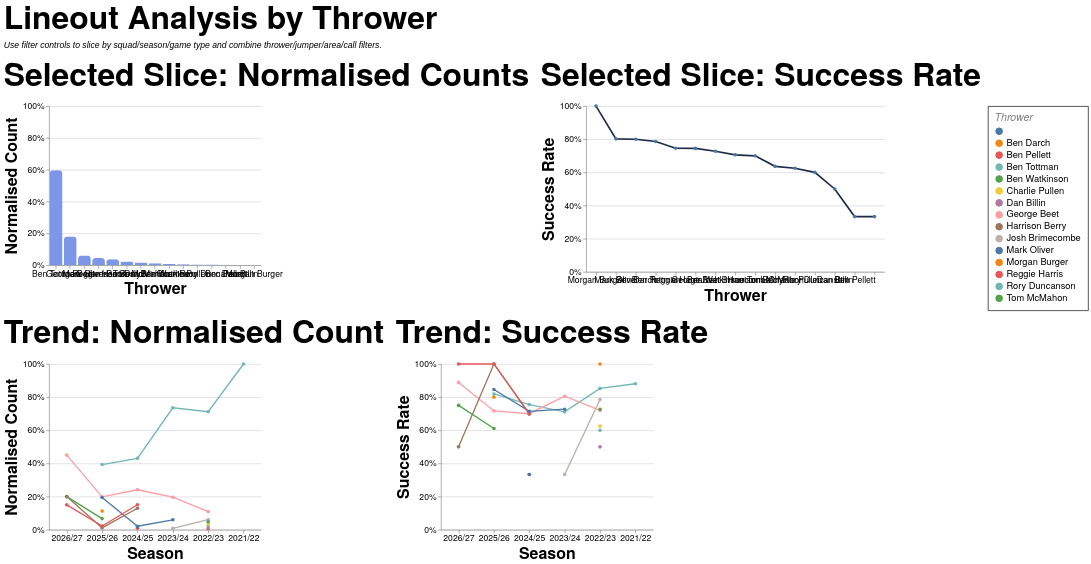

Specify this chart in Vega-Lite:
### Vega-Lite specification from a JSON file in a GitHub repository (floating-point values rounded to 4 significant figures; data arrays with more than 128 entries replaced by an {"elided": "..."} marker saying what was removed)
{"config": {"axis": {"labelFont": "PT Sans Narrow, Helvetica Neue, Helvetica, Arial, sans-serif", "titleFont": "PT Sans Narrow, Helvetica Neue, Helvetica, Arial, sans-serif", "labelFontSize": 13, "titleFontSize": 24, "gridColor": "#202947", "gridOpacity": 0.2, "zindex": 1}, "text": {"font": "Lato, sans-serif"}, "bar": {"cornerRadiusEnd": 5}, "header": {"labelFont": "PT Sans Narrow, Helvetica Neue, Helvetica, Arial, sans-serif", "titleFont": "PT Sans Narrow, Helvetica Neue, Helvetica, Arial, sans-serif", "labelFontSize": 24, "titleFontSize": 28, "labelFontWeight": "bold", "orient": "left"}, "legend": {"labelFont": "PT Sans Narrow, Helvetica Neue, Helvetica, Arial, sans-serif", "titleFont": "PT Sans Narrow, Helvetica Neue, Helvetica, Arial, sans-serif", "labelFontSize": 14, "titleFontSize": 16, "titlePadding": 5, "fillColor": "white", "strokeColor": "black", "padding": 10, "titleFontWeight": "lighter", "titleFontStyle": "italic", "titleColor": "gray", "offset": 10}, "title": {"font": "PT Sans Narrow, Helvetica Neue, Helvetica, Arial, sans-serif", "fontSize": 48, "fontWeight": "bold", "anchor": "start", "align": "center", "titlePadding": 20, "subtitlePadding": 10, "subtitleFontSize": 13, "subtitleColor": "", "subtitleFontStyle": "italic", "offset": 15, "color": "black"}, "axisX": {"labelAngle": 0}, "facet": {"title": null, "header": null, "align": {"row": "each", "column": "each"}, "spacing": 10}, "resolve": {"scale": {"y": "independent", "facet": "independent"}}, "background": "transparent", "scale": {"offsetBandPaddingOuter": 0.2, "offsetBandPaddingInner": 0.1}, "view": {"stroke": null, "background": "transparent"}}, "vconcat": [{"hconcat": [{"mark": {"type": "bar", "color": "#7d96e8"}, "encoding": {"tooltip": [{"field": "thrower", "title": "Thrower", "type": "nominal"}, {"field": "attempts", "format": ",.0f", "title": "Lineouts", "type": "quantitative"}, {"field": "share", "format": ".1%", "title": "Normalised Count", "type": "quantitative"}], "x": {"field": "thrower", "sort": "-y", "title": "Thrower", "type": "nominal"}, "y": {"axis": {"format": "%"}, "field": "share", "scale": {"domain": [0, 1]}, "title": "Normalised Count", "type": "quantitative"}}, "height": 240, "title": "Selected Slice: Normalised Counts", "transform": [{"filter": "(loSquad == 'All' || datum.squad == loSquad) && (loGameType == 'All' || (loGameType == 'League + Cup' && (datum.game_type == 'League' || datum.game_type == 'Cup')) || (loGameType == 'League only' && datum.game_type == 'League') || datum.game_type == loGameType) && (loOpposition == 'All' || datum.opposition == loOpposition) && (loThrower == 'All' || datum.thrower == loThrower) && (loJumper == 'All' || datum.jumper == loJumper) && (loArea == 'All' || datum.area == loArea) && (loNumbers == 'All' || datum.numbers == loNumbers) && (loCall == 'All' || datum.call == loCall) && (loCallType == 'All' || datum.call_type == loCallType)"}, {"filter": "(loSeason == 'All' || datum.season == loSeason)"}, {"aggregate": [{"op": "count", "as": "attempts"}, {"op": "sum", "field": "won", "as": "won"}], "groupby": ["thrower"]}, {"joinaggregate": [{"op": "sum", "field": "attempts", "as": "total_attempts"}]}, {"calculate": "datum.attempts / datum.total_attempts", "as": "share"}, {"calculate": "datum.won / datum.attempts", "as": "success_rate"}], "width": 320}, {"mark": {"type": "line", "color": "#202946", "point": true, "strokeWidth": 2.5}, "encoding": {"tooltip": [{"field": "thrower", "title": "Thrower", "type": "nominal"}, {"field": "won", "format": ",.0f", "title": "Won", "type": "quantitative"}, {"field": "attempts", "format": ",.0f", "title": "Lineouts", "type": "quantitative"}, {"field": "success_rate", "format": ".1%", "title": "Success Rate", "type": "quantitative"}], "x": {"field": "thrower", "sort": "-y", "title": "Thrower", "type": "nominal"}, "y": {"axis": {"format": "%"}, "field": "success_rate", "scale": {"domain": [0, 1]}, "title": "Success Rate", "type": "quantitative"}}, "height": 250, "title": "Selected Slice: Success Rate", "transform": [{"filter": "(loSquad == 'All' || datum.squad == loSquad) && (loGameType == 'All' || (loGameType == 'League + Cup' && (datum.game_type == 'League' || datum.game_type == 'Cup')) || (loGameType == 'League only' && datum.game_type == 'League') || datum.game_type == loGameType) && (loOpposition == 'All' || datum.opposition == loOpposition) && (loThrower == 'All' || datum.thrower == loThrower) && (loJumper == 'All' || datum.jumper == loJumper) && (loArea == 'All' || datum.area == loArea) && (loNumbers == 'All' || datum.numbers == loNumbers) && (loCall == 'All' || datum.call == loCall) && (loCallType == 'All' || datum.call_type == loCallType)"}, {"filter": "(loSeason == 'All' || datum.season == loSeason)"}, {"aggregate": [{"op": "count", "as": "attempts"}, {"op": "sum", "field": "won", "as": "won"}], "groupby": ["thrower"]}, {"joinaggregate": [{"op": "sum", "field": "attempts", "as": "total_attempts"}]}, {"calculate": "datum.attempts / datum.total_attempts", "as": "share"}, {"calculate": "datum.won / datum.attempts", "as": "success_rate"}], "width": {"step": 30}}], "spacing": 16}, {"hconcat": [{"mark": {"type": "line", "point": true, "strokeWidth": 2}, "encoding": {"color": {"field": "thrower", "title": "Thrower", "type": "nominal"}, "tooltip": [{"field": "season", "title": "Season", "type": "nominal"}, {"field": "thrower", "title": "Thrower", "type": "nominal"}, {"field": "attempts", "format": ",.0f", "title": "Lineouts", "type": "quantitative"}, {"field": "norm_count", "format": ".1%", "title": "Normalised Count", "type": "quantitative"}], "x": {"field": "season", "sort": "-x", "title": "Season", "type": "nominal"}, "y": {"axis": {"format": "%"}, "field": "norm_count", "scale": {"domain": [0, 1]}, "title": "Normalised Count", "type": "quantitative"}}, "height": 250, "title": "Trend: Normalised Count", "transform": [{"filter": "(loSquad == 'All' || datum.squad == loSquad) && (loGameType == 'All' || (loGameType == 'League + Cup' && (datum.game_type == 'League' || datum.game_type == 'Cup')) || (loGameType == 'League only' && datum.game_type == 'League') || datum.game_type == loGameType) && (loOpposition == 'All' || datum.opposition == loOpposition) && (loThrower == 'All' || datum.thrower == loThrower) && (loJumper == 'All' || datum.jumper == loJumper) && (loArea == 'All' || datum.area == loArea) && (loNumbers == 'All' || datum.numbers == loNumbers) && (loCall == 'All' || datum.call == loCall) && (loCallType == 'All' || datum.call_type == loCallType)"}, {"aggregate": [{"op": "count", "as": "attempts"}, {"op": "sum", "field": "won", "as": "won"}], "groupby": ["season", "thrower"]}, {"joinaggregate": [{"op": "sum", "field": "attempts", "as": "season_attempts"}], "groupby": ["season"]}, {"calculate": "datum.attempts / datum.season_attempts", "as": "norm_count"}, {"calculate": "datum.won / datum.attempts", "as": "success_rate"}], "width": 320}, {"mark": {"type": "line", "point": true, "strokeWidth": 2}, "encoding": {"color": {"field": "thrower", "title": "Thrower", "type": "nominal"}, "tooltip": [{"field": "season", "title": "Season", "type": "nominal"}, {"field": "thrower", "title": "Thrower", "type": "nominal"}, {"field": "won", "format": ",.0f", "title": "Won", "type": "quantitative"}, {"field": "attempts", "format": ",.0f", "title": "Lineouts", "type": "quantitative"}, {"field": "success_rate", "format": ".1%", "title": "Success Rate", "type": "quantitative"}], "x": {"field": "season", "sort": "-x", "title": "Season", "type": "nominal"}, "y": {"axis": {"format": "%"}, "field": "success_rate", "scale": {"domain": [0, 1]}, "title": "Success Rate", "type": "quantitative"}}, "height": 250, "title": "Trend: Success Rate", "transform": [{"filter": "(loSquad == 'All' || datum.squad == loSquad) && (loGameType == 'All' || (loGameType == 'League + Cup' && (datum.game_type == 'League' || datum.game_type == 'Cup')) || (loGameType == 'League only' && datum.game_type == 'League') || datum.game_type == loGameType) && (loOpposition == 'All' || datum.opposition == loOpposition) && (loThrower == 'All' || datum.thrower == loThrower) && (loJumper == 'All' || datum.jumper == loJumper) && (loArea == 'All' || datum.area == loArea) && (loNumbers == 'All' || datum.numbers == loNumbers) && (loCall == 'All' || datum.call == loCall) && (loCallType == 'All' || datum.call_type == loCallType)"}, {"aggregate": [{"op": "count", "as": "attempts"}, {"op": "sum", "field": "won", "as": "won"}], "groupby": ["season", "thrower"]}, {"joinaggregate": [{"op": "sum", "field": "attempts", "as": "season_attempts"}], "groupby": ["season"]}, {"calculate": "datum.attempts / datum.season_attempts", "as": "norm_count"}, {"calculate": "datum.won / datum.attempts", "as": "success_rate"}], "width": 320}], "spacing": 16}], "data": {"name": "data-27e2b76d268da6db3c23f84555fc2fd9"}, "params": [{"name": "loSquad", "value": "All"}, {"name": "loSeason", "value": "All"}, {"name": "loGameType", "value": "All"}, {"name": "loOpposition", "value": "All"}, {"name": "loThrower", "value": "All"}, {"name": "loJumper", "value": "All"}, {"name": "loArea", "value": "All"}, {"name": "loNumbers", "value": "All"}, {"name": "loCall", "value": "All"}, {"name": "loCallType", "value": "All"}], "spacing": 22, "title": {"text": "Lineout Analysis by Thrower", "subtitle": "Use filter controls to slice by squad/season/game type and combine thrower/jumper/area/call filters."}, "$schema": "https://vega.github.io/schema/vega-lite/v5.20.1.json", "datasets": {"data-27e2b76d268da6db3c23f84555fc2fd9": {"elided": "1324 records"}}}
